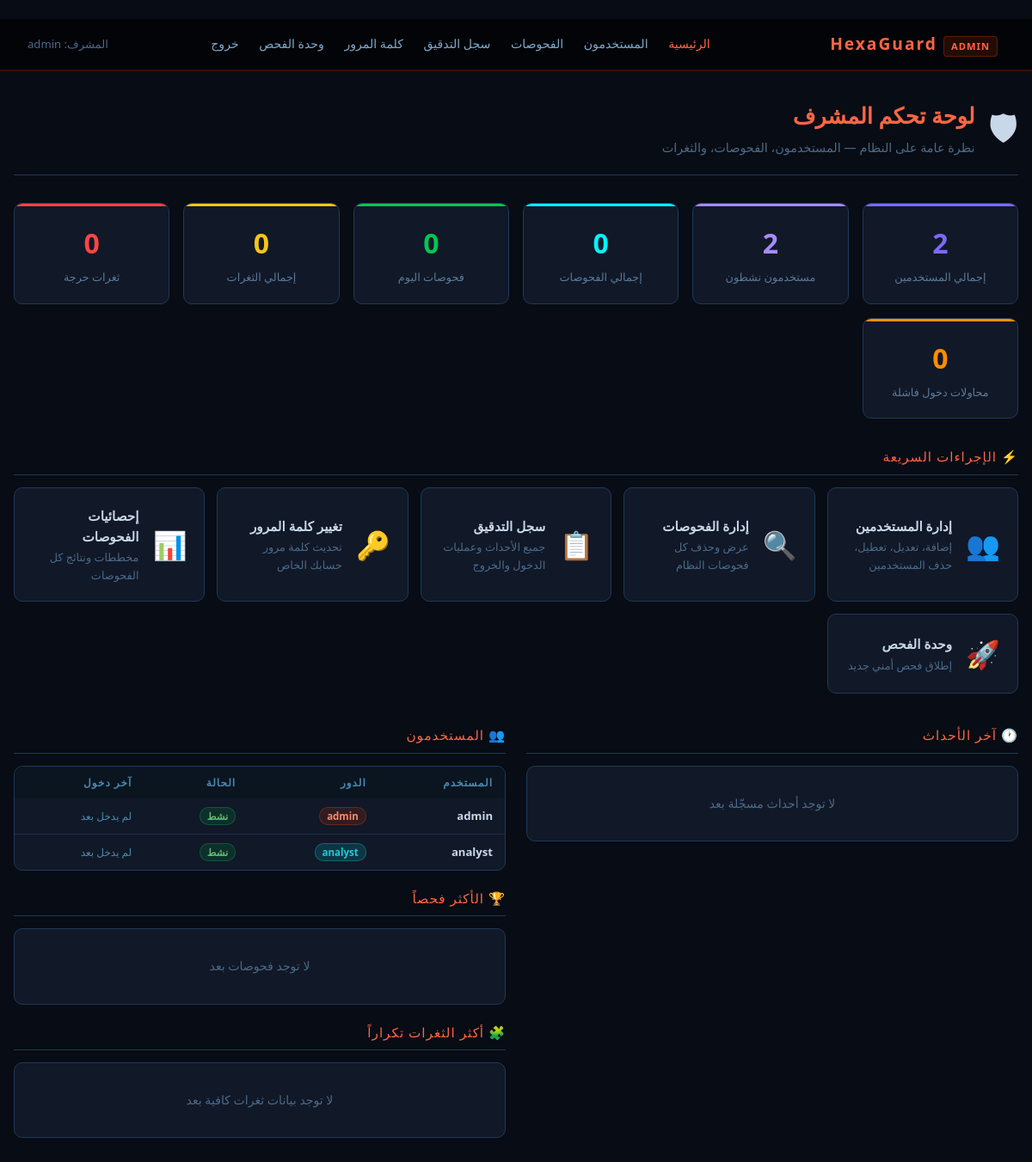
The page /admin (signed in) on the database its author committed.
### tables this page shows
CREATE TABLE users (
        id               INTEGER PRIMARY KEY AUTOINCREMENT,
        username         TEXT    UNIQUE NOT NULL,
        email            TEXT,
        password_hash    TEXT    NOT NULL,
        role             TEXT    NOT NULL DEFAULT 'analyst',
        permissions      TEXT    NOT NULL DEFAULT '[]',
        is_active        INTEGER NOT NULL DEFAULT 1,
        totp_secret      TEXT,
        totp_enabled     INTEGER NOT NULL DEFAULT 0,
        failed_attempts  INTEGER NOT NULL DEFAULT 0,
        locked_until     TEXT,
        last_login       TEXT,
        login_count      INTEGER NOT NULL DEFAULT 0,
        created_at       TEXT    NOT NULL,
        created_by       TEXT,
        locked_target    TEXT,
        api_token        TEXT,
        api_token_created TEXT
    , allowed_scanners TEXT DEFAULT NULL);

### blueprints/admin.py (the view)
@admin_bp.route("/admin")
@admin_required
def admin_hub():
    stats     = get_system_stats()
    top_vulns = get_top_vulnerabilities(limit=10)
    return render_template("admin_hub.html", stats=stats, top_vulns=top_vulns,
                           user=current_user.username)

### database.py (called while the page is built, shortened)
def _get_db():
    return _local.conn

def _norm(row) -> dict | None:
    if not row:
        return None
    d = dict(row)
    if "permissions" in d and isinstance(d.get("permissions"), str):
        try:
            d["permissions"] = json.loads(d["permissions"])
        except (ValueError, TypeError):
            d["permissions"] = []
    elif not isinstance(d.get("permissions"), list):
        d["permissions"] = []
    if "allowed_scanners" in d and isinstance(d.get("allowed_scanners"), str):
        try:
            d["allowed_scanners"] = json.loads(d["allowed_scanners"])
        except (ValueError, TypeError):
            d["allowed_scanners"] = None
    return d

def get_user_by_id(user_id: int) -> dict | None:
    row = _get_db().execute("SELECT * FROM users WHERE id=?", (user_id,)).fetchone()
    return _norm(row)

def get_top_vulnerabilities(limit: int = 10) -> list[dict]:
    rows = _get_db().execute(
        "SELECT check_name, severity, COUNT(*) AS count"
        " FROM scan_vulnerabilities"
        " GROUP BY check_name, severity"
        " ORDER BY count DESC"
        " LIMIT ?",
        (limit,),
    ).fetchall()
    if rows:
        return [{"title": r["check_name"], "severity": r["severity"], "count": r["count"]}
                for r in rows]
    result_rows = _get_db().execute(
        "SELECT result_json FROM scan_reports ORDER BY stored_at DESC LIMIT 100"
    ).fetchall()
    counts: dict[str, dict] = {}
    ordered = sorted(counts.values(), key=lambda x: x["count"], reverse=True)
    return ordered[:limit]

### models.py (called while the page is built)
def load_user_from_db(user_id: str) -> Optional[User]:
    try:
        from database import get_user_by_id
        row = get_user_by_id(int(user_id))
        return _row_to_user(row) if row else None
    except Exception as exc:
        logger.error("load_user_from_db: %s", exc)
        return None

    @property
    def is_active(self) -> bool:
        return self._is_active

### utils.py (called while the page is built)
def admin_required(f):
    @wraps(f)
    @login_required
    def wrapper(*args, **kwargs):
        if current_user.role != "admin":
            return jsonify({"error": "Admin access required."}), 403
        return f(*args, **kwargs)
    return wrapper

### templates/admin_hub.html (shortened to what this page needs)
﻿<!DOCTYPE html>
<html lang="ar" dir="rtl">
<head>
</head>
<body>
<nav class="nav">
    <a href="/admin" class="nav-brand"><span class="nav-badge">ADMIN</span> HexaGuard</a>
    <div class="nav-links">
        <a href="/admin" class="active">الرئيسية</a>
        <a href="/admin/users">المستخدمون</a>
        <a href="/admin/scans">الفحوصات</a>
        <a href="/admin/audit">سجل التدقيق</a>
        <a href="/change-password">كلمة المرور</a>
        <a href="/">وحدة الفحص</a>
        <a href="/logout">خروج</a>
    </div>
    <div class="nav-user">المشرف: {{ user }}</div>
</nav>
<div class="page">
    <div class="page-header">
        <div class="icon">🛡</div>
        <div>
            <h1>لوحة تحكم المشرف</h1>
            <p>نظرة عامة على النظام — المستخدمون، الفحوصات، والثغرات</p>
        </div>
    </div>
    <div class="stats-grid">
        <div class="stat-card users">
            <div class="value">{{ stats.total_users }}</div>
            <div class="label">إجمالي المستخدمين</div>
        </div>
        <div class="stat-card users" style="--accent:#a78bfa;">
            <div class="value">{{ stats.active_users }}</div>
            <div class="label">مستخدمون نشطون</div>
        </div>
        <div class="stat-card scans">
            <div class="value">{{ stats.total_scans }}</div>
            <div class="label">إجمالي الفحوصات</div>
        </div>
        <div class="stat-card today">
            <div class="value">{{ stats.today_scans }}</div>
            <div class="label">فحوصات اليوم</div>
        </div>
        <div class="stat-card vulns">
            <div class="value">{{ stats.total_vulns }}</div>
            <div class="label">إجمالي الثغرات</div>
        </div>
        <div class="stat-card critical">
            <div class="value">{{ stats.critical_vulns }}</div>
            <div class="label">ثغرات حرجة</div>
        </div>
        <div class="stat-card failed">
            <div class="value">{{ stats.failed_logins }}</div>
            <div class="label">محاولات دخول فاشلة</div>
        </div>
    </div>
    <div class="section-title">⚡ الإجراءات السريعة</div>
    <div class="quick-links">
        <a href="/admin/users" class="quick-link">
            <div class="ql-icon">👥</div>
            <div class="ql-text">
                <div class="title">إدارة المستخدمين</div>
                <div class="desc">إضافة، تعديل، تعطيل، حذف المستخدمين</div>
            </div>
        </a>
        <a href="/admin/scans" class="quick-link">
            <div class="ql-icon">🔍</div>
            <div class="ql-text">
                <div class="title">إدارة الفحوصات</div>
                <div class="desc">عرض وحذف كل فحوصات النظام</div>
            </div>
        </a>
        <a href="/admin/audit" class="quick-link">
            <div class="ql-icon">📋</div>
            <div class="ql-text">
                <div class="title">سجل التدقيق</div>
                <div class="desc">جميع الأحداث وعمليات الدخول والخروج</div>
            </div>
        </a>
        <a href="/change-password" class="quick-link">
            <div class="ql-icon">🔑</div>
            <div class="ql-text">
                <div class="title">تغيير كلمة المرور</div>
                <div class="desc">تحديث كلمة مرور حسابك الخاص</div>
            </div>
        </a>
        <a href="/dashboard" class="quick-link">
            <div class="ql-icon">📊</div>
            <div class="ql-text">
                <div class="title">إحصائيات الفحوصات</div>
                <div class="desc">مخططات ونتائج كل الفحوصات</div>
            </div>
        </a>
        <a href="/" class="quick-link">
            <div class="ql-icon">🚀</div>
            <div class="ql-text">
                <div class="title">وحدة الفحص</div>
                <div class="desc">إطلاق فحص أمني جديد</div>
            </div>
        </a>
    </div>
    <div class="two-col">
        <div>
            <div class="section-title">🕐 آخر الأحداث</div>
            <div class="card">
                <div class="card-body">
                {% if stats.recent_events %}
                <table>
                    <thead>
                        <tr>
                            <th>الوقت</th>
                            <th>المستخدم</th>
                            <th>الحدث</th>
                            <th>الحالة</th>
                        </tr>
                    </thead>
                    <tbody>
                    {% for ev in stats.recent_events %}
                    <tr>
                        <td style="color:#4a8ab0;font-size:0.75rem;white-space:nowrap;">
                            {{ ev.timestamp[:16].replace('T',' ') if ev.timestamp else '—' }}
                        </td>
                        <td style="font-weight:600;">{{ ev.username }}</td>
                        <td>{{ ev.action }}</td>
                        <td>
                            <span class="badge badge-{{ ev.status }}">{{ ev.status }}</span>
                        </td>
                    </tr>
                    {% endfor %}
                    </tbody>
                </table>
                {% else %}
                <div class="empty">لا توجد أحداث مسجّلة بعد</div>
                {% endif %}
                </div>
            </div>
        </div>
        <div>
            <div class="section-title">👥 المستخدمون</div>
            <div class="card" style="margin-bottom:20px;">
                <div class="card-body">
                {% if stats.users_list %}
                <table>
                    <thead>
                        <tr>
                            <th>المستخدم</th>
                            <th>الدور</th>
                            <th>الحالة</th>
                            <th>آخر دخول</th>
                        </tr>
                    </thead>
                    <tbody>
                    {% for u in stats.users_list %}
                    <tr>
                        <td style="font-weight:600;">{{ u.username }}</td>
                        <td>
                            <span class="badge badge-{{ u.role }}">{{ u.role }}</span>
                        </td>
                        <td>
                            <span class="badge badge-{{ 'active' if u.is_active else 'inactive' }}">
                                {{ 'نشط' if u.is_active else 'معطّل' }}
                            </span>
                        </td>
                        <td style="color:#4a8ab0;font-size:0.75rem;">
                            {{ u.last_login[:10] if u.last_login else 'لم يدخل بعد' }}
                        </td>
                    </tr>
                    {% endfor %}
                    </tbody>
                </table>
                {% else %}
                <div class="empty">لا توجد مستخدمون</div>
                {% endif %}
                </div>
            </div>
            <div class="section-title">🏆 الأكثر فحصاً</div>
            <div class="card">
                <div class="card-body">
                {% if stats.top_scanners %}
                {% set max_cnt = stats.top_scanners[0].count if stats.top_scanners else 1 %}
                {% for s in stats.top_scanners %}
                <div class="scanner-row">
                    <div class="scanner-name">{{ s.username }}</div>
                    <div class="scanner-bar-wrap">
                        <div class="scanner-bar" style="width:{{ ((s.count / max_cnt) * 100)|int }}%"></div>
                    </div>
                    <div class="scanner-count">{{ s.count }}</div>
                </div>
                {% endfor %}
                {% else %}
                <div class="empty">لا توجد فحوصات بعد</div>
                {% endif %}
                </div>
            </div>
            <div class="section-title" style="margin-top:20px;">🧩 أكثر الثغرات تكراراً</div>
            <div class="card">
                <div class="card-body">
                {% if top_vulns %}
                <table>
                    <thead>
                        <tr>
                            <th>الفحص</th>
                            <th>الخطورة</th>
                            <th>العدد</th>
                        </tr>
                    </thead>
                    <tbody>
                    {% for v in top_vulns %}
                    <tr>
                        <td style="font-weight:600;color:#e2e8f0">{{ v.check_name }}</td>
                        <td><span class="badge">{{ v.severity }}</span></td>
                        <td style="color:#00f5ff;font-weight:700">{{ v.count }}</td>
                    </tr>
                    {% endfor %}
                    </tbody>
                </table>
                {% else %}
                <div class="empty">لا توجد بيانات ثغرات كافية بعد</div>
                {% endif %}
                </div>
            </div>
        </div>
    </div>
</div>
</body>
</html>

### templates/admin_hub.html (style rules this page uses)
*, *::before, *::after { box-sizing: border-box; margin: 0; padding: 0; }
body { font-family: 'Segoe UI', 'Arial', sans-serif; background: #080c14; color: #c8d8e8; direction: rtl; font-size: 14px; line-height: 1.6; min-height: 100vh; }
.nav { background: #020408; border-bottom: 2px solid #ff440033; padding: 14px 32px; display: flex; justify-content: space-between; align-items: center; position: sticky; top: 0; z-index: 100; }
.nav-brand { color: #ff6644; font-size: 1.2rem; font-weight: 700; letter-spacing: 2px; text-decoration: none; }
.nav-links a { color: #7fa8c8; text-decoration: none; margin-right: 20px; font-size: 0.88rem; transition: color 0.2s; }
.nav-links a.active { color: #ff6644; }
.nav-badge { display: inline-block; background: #ff440022; color: #ff6644; border: 1px solid #ff440044; border-radius: 4px; padding: 2px 8px; font-size: 0.7rem; font-weight: 700; letter-spacing: 1px; margin-right: 8px; }
.nav-user { color: #4a6a8a; font-size: 0.82rem; }
.page { max-width: 1200px; margin: 32px auto; padding: 0 16px; }
.page-header { display: flex; align-items: center; gap: 16px; margin-bottom: 32px; padding-bottom: 20px; border-bottom: 1px solid #1e3a5a; }
.page-header .icon { font-size: 2.5rem; }
.page-header h1 { font-size: 1.6rem; color: #ff6644; font-weight: 700; }
.page-header p { color: #4a6a8a; font-size: 0.9rem; margin-top: 4px; }
.stats-grid { display: grid; grid-template-columns: repeat(auto-fit, minmax(160px, 1fr)); gap: 16px; margin-bottom: 32px; }
.stat-card { background: #111827; border: 1px solid #1e3a5a; border-radius: 10px; padding: 20px 18px; text-align: center; position: relative; overflow: hidden; }
.stat-card::before { content: ''; position: absolute; top: 0; left: 0; right: 0; height: 3px; background: var(--accent, #ff6644); }
.stat-card .value { font-size: 2rem; font-weight: 700; color: var(--accent, #ff6644); }
.stat-card .label { font-size: 0.8rem; color: #5a7a9a; margin-top: 4px; }
.stat-card.users { --accent: #7c6af5; }
.stat-card.scans { --accent: #00f5ff; }
.stat-card.today { --accent: #00c853; }
.stat-card.vulns { --accent: #f5c518; }
.stat-card.critical { --accent: #ff4444; }
.stat-card.failed { --accent: #ff8c00; }
.section-title { font-size: 0.95rem; color: #ff6644; letter-spacing: 1px; margin-bottom: 14px; padding-bottom: 8px; border-bottom: 1px solid #1e3a5a; display: flex; align-items: center; gap: 8px; }
.quick-links { display: grid; grid-template-columns: repeat(auto-fit, minmax(220px, 1fr)); gap: 14px; margin-bottom: 36px; }
.quick-link { background: #111827; border: 1px solid #1e3a5a; border-radius: 10px; padding: 20px; text-decoration: none; transition: border-color 0.2s, background 0.2s; display: flex; align-items: center; gap: 16px; }
.quick-link .ql-icon { font-size: 2rem; }
.quick-link .ql-text .title { color: #c8d8e8; font-weight: 600; font-size: 0.95rem; }
.quick-link .ql-text .desc { color: #4a6a8a; font-size: 0.8rem; margin-top: 2px; }
.two-col { display: grid; grid-template-columns: 1fr 1fr; gap: 24px; margin-bottom: 32px; }
.card { background: #111827; border: 1px solid #1e3a5a; border-radius: 10px; overflow: hidden; }
.card-body { padding: 0; }
table { width: 100%; border-collapse: collapse; }
th { background: #0a1520; color: #4a8ab0; font-size: 0.75rem; letter-spacing: 1px; text-transform: uppercase; padding: 10px 14px; text-align: right; }
td { padding: 10px 14px; border-bottom: 1px solid #1a2e44; font-size: 0.82rem; }
tr:last-child td { border-bottom: none; }
.badge { display: inline-block; padding: 2px 8px; border-radius: 10px; font-size: 0.72rem; font-weight: 600; }
.badge-admin { background: #ff440022; color: #ff8866; border: 1px solid #ff440044; }
.badge-analyst { background: #00f5ff22; color: #26c6da; border: 1px solid #00f5ff44; }
.badge-active { background: #00c85322; color: #66bb6a; border: 1px solid #00c85344; }
.empty { text-align: center; padding: 32px; color: #4a6a8a; font-size: 0.88rem; }

### rows shown on the page
users: username "admin", role "admin", is_active "نشط", last_login "لم يدخل بعد"
users: username "analyst", role "analyst", is_active "نشط", last_login "لم يدخل بعد"

### other values the page prints
{{ stats.total_users }} "2"
{{ stats.active_users }} "2"
{{ stats.total_scans }} "0"
{{ stats.today_scans }} "0"
{{ stats.total_vulns }} "0"
{{ stats.critical_vulns }} "0"
{{ stats.failed_logins }} "0"
